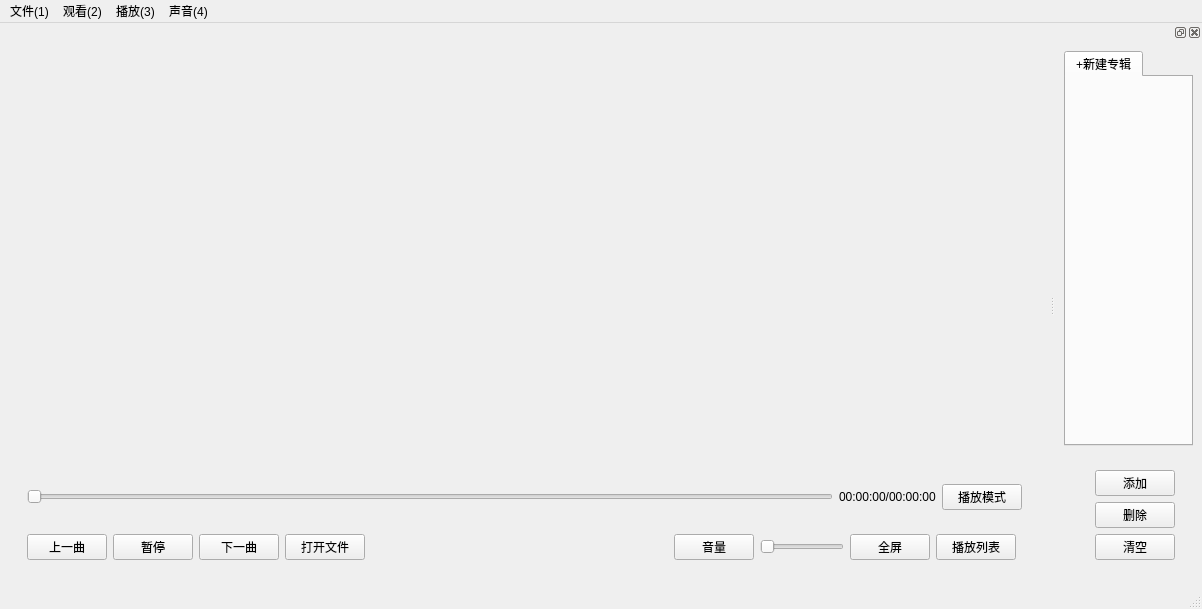
<?xml version="1.0" encoding="UTF-8"?>
<ui version="4.0">
 <class>MainWindow</class>
 <widget class="QMainWindow" name="MainWindow">
  <property name="geometry">
   <rect>
    <x>0</x>
    <y>0</y>
    <width>1202</width>
    <height>609</height>
   </rect>
  </property>
  <property name="windowTitle">
   <string>MainWindow</string>
  </property>
  <widget class="QWidget" name="centralwidget">
   <layout class="QVBoxLayout" name="verticalLayout">
    <item>
     <widget class="MyVideoWidget" name="videowidget" native="true">
      <property name="sizePolicy">
       <sizepolicy hsizetype="Preferred" vsizetype="Preferred">
        <horstretch>0</horstretch>
        <verstretch>3</verstretch>
       </sizepolicy>
      </property>
      <layout class="QVBoxLayout" name="verticalLayout_2"/>
     </widget>
    </item>
    <item>
     <widget class="QLabel" name="label_3">
      <property name="sizePolicy">
       <sizepolicy hsizetype="Preferred" vsizetype="Preferred">
        <horstretch>0</horstretch>
        <verstretch>3</verstretch>
       </sizepolicy>
      </property>
      <property name="text">
       <string/>
      </property>
      <property name="alignment">
       <set>Qt::AlignCenter</set>
      </property>
     </widget>
    </item>
    <item>
     <widget class="QWidget" name="widget_3" native="true">
      <property name="sizePolicy">
       <sizepolicy hsizetype="Preferred" vsizetype="Fixed">
        <horstretch>0</horstretch>
        <verstretch>1</verstretch>
       </sizepolicy>
      </property>
      <layout class="QGridLayout" name="gridLayout">
       <item row="0" column="0" colspan="2">
        <widget class="QWidget" name="widget_4" native="true">
         <layout class="QHBoxLayout" name="horizontalLayout_2">
          <item>
           <widget class="MySlider" name="horizontalSlider">
            <property name="orientation">
             <enum>Qt::Horizontal</enum>
            </property>
           </widget>
          </item>
          <item>
           <widget class="QLabel" name="label">
            <property name="text">
             <string>00:00:00/00:00:00</string>
            </property>
           </widget>
          </item>
          <item>
           <widget class="Mybutton" name="playmodebtn">
            <property name="toolTip">
             <string>播放模式</string>
            </property>
            <property name="text">
             <string>播放模式</string>
            </property>
           </widget>
          </item>
         </layout>
        </widget>
       </item>
       <item row="3" column="0">
        <widget class="QWidget" name="widget_2" native="true">
         <property name="sizePolicy">
          <sizepolicy hsizetype="Preferred" vsizetype="Preferred">
           <horstretch>4</horstretch>
           <verstretch>0</verstretch>
          </sizepolicy>
         </property>
         <layout class="QHBoxLayout" name="horizontalLayout">
          <item>
           <widget class="Mybutton" name="Prebtn">
            <property name="enabled">
             <bool>true</bool>
            </property>
            <property name="mouseTracking">
             <bool>false</bool>
            </property>
            <property name="toolTip">
             <string>上一文件</string>
            </property>
            <property name="text">
             <string>上一曲</string>
            </property>
            <property name="default">
             <bool>false</bool>
            </property>
            <property name="flat">
             <bool>false</bool>
            </property>
           </widget>
          </item>
          <item>
           <widget class="Mybutton" name="Playbtn">
            <property name="toolTip">
             <string>播放/暂停</string>
            </property>
            <property name="text">
             <string>暂停</string>
            </property>
           </widget>
          </item>
          <item>
           <widget class="Mybutton" name="Nextbtn">
            <property name="toolTip">
             <string>下一文件</string>
            </property>
            <property name="text">
             <string>下一曲</string>
            </property>
           </widget>
          </item>
          <item>
           <widget class="Mybutton" name="Openbtn">
            <property name="toolTip">
             <string>打开文件</string>
            </property>
            <property name="text">
             <string>打开文件</string>
            </property>
           </widget>
          </item>
          <item>
           <spacer name="horizontalSpacer">
            <property name="orientation">
             <enum>Qt::Horizontal</enum>
            </property>
            <property name="sizeType">
             <enum>QSizePolicy::Expanding</enum>
            </property>
            <property name="sizeHint" stdset="0">
             <size>
              <width>115</width>
              <height>20</height>
             </size>
            </property>
           </spacer>
          </item>
          <item>
           <widget class="Mybutton" name="volumebtn">
            <property name="toolTip">
             <string>音量</string>
            </property>
            <property name="text">
             <string>音量</string>
            </property>
           </widget>
          </item>
          <item>
           <widget class="QSlider" name="VolumeSlider">
            <property name="sizePolicy">
             <sizepolicy hsizetype="Fixed" vsizetype="Fixed">
              <horstretch>0</horstretch>
              <verstretch>0</verstretch>
             </sizepolicy>
            </property>
            <property name="toolTip">
             <string/>
            </property>
            <property name="orientation">
             <enum>Qt::Horizontal</enum>
            </property>
           </widget>
          </item>
          <item>
           <widget class="Mybutton" name="Fullscreenbtn">
            <property name="sizePolicy">
             <sizepolicy hsizetype="Minimum" vsizetype="Fixed">
              <horstretch>0</horstretch>
              <verstretch>0</verstretch>
             </sizepolicy>
            </property>
            <property name="toolTip">
             <string>全屏</string>
            </property>
            <property name="text">
             <string>全屏</string>
            </property>
           </widget>
          </item>
          <item>
           <widget class="Mybutton" name="Playlistbtn">
            <property name="toolTip">
             <string>播放列表</string>
            </property>
            <property name="text">
             <string>播放列表</string>
            </property>
           </widget>
          </item>
         </layout>
        </widget>
       </item>
      </layout>
     </widget>
    </item>
   </layout>
  </widget>
  <widget class="QMenuBar" name="menubar">
   <property name="geometry">
    <rect>
     <x>0</x>
     <y>0</y>
     <width>1202</width>
     <height>26</height>
    </rect>
   </property>
   <widget class="QMenu" name="menu">
    <property name="title">
     <string>文件(1)</string>
    </property>
    <addaction name="openfile"/>
    <addaction name="inf"/>
    <addaction name="close"/>
   </widget>
   <widget class="QMenu" name="menu_2">
    <property name="title">
     <string>观看(2)</string>
    </property>
    <addaction name="fullscreen"/>
    <addaction name="separator"/>
    <addaction name="playlist"/>
    <addaction name="preview_switch"/>
   </widget>
   <widget class="QMenu" name="menu_3">
    <property name="title">
     <string>播放(3)</string>
    </property>
    <widget class="QMenu" name="menu_4">
     <property name="title">
      <string>播放速度</string>
     </property>
     <addaction name="normal"/>
     <addaction name="speedup"/>
     <addaction name="slowdown"/>
     <addaction name="speed2x"/>
     <addaction name="speed4x"/>
     <addaction name="speed8x"/>
    </widget>
    <addaction name="play"/>
    <addaction name="separator"/>
    <addaction name="preplay"/>
    <addaction name="nextplay"/>
    <addaction name="separator"/>
    <addaction name="menu_4"/>
    <addaction name="minus1_frame"/>
    <addaction name="plus1_frame"/>
    <addaction name="minus5_frame"/>
    <addaction name="plus5_frame"/>
   </widget>
   <widget class="QMenu" name="menu_5">
    <property name="title">
     <string>声音(4)</string>
    </property>
    <addaction name="muted"/>
    <addaction name="separator"/>
    <addaction name="volup"/>
    <addaction name="voldown"/>
   </widget>
   <addaction name="menu"/>
   <addaction name="menu_2"/>
   <addaction name="menu_3"/>
   <addaction name="menu_5"/>
  </widget>
  <widget class="QStatusBar" name="statusbar"/>
  <widget class="QDockWidget" name="PlaylistWidget">
   <property name="allowedAreas">
    <set>Qt::RightDockWidgetArea</set>
   </property>
   <attribute name="dockWidgetArea">
    <number>2</number>
   </attribute>
   <widget class="QWidget" name="dockWidgetContents_2">
    <layout class="QVBoxLayout" name="verticalLayout_3">
     <item>
      <widget class="QTabWidget" name="tabWidget">
       <property name="contextMenuPolicy">
        <enum>Qt::CustomContextMenu</enum>
       </property>
       <property name="currentIndex">
        <number>0</number>
       </property>
       <property name="elideMode">
        <enum>Qt::ElideLeft</enum>
       </property>
       <widget class="QWidget" name="tab">
        <attribute name="title">
         <string>+新建专辑</string>
        </attribute>
       </widget>
      </widget>
     </item>
     <item>
      <widget class="QWidget" name="widget_5" native="true">
       <layout class="QHBoxLayout" name="horizontalLayout_3">
        <item>
         <widget class="QLabel" name="label_2">
          <property name="sizePolicy">
           <sizepolicy hsizetype="Preferred" vsizetype="Preferred">
            <horstretch>0</horstretch>
            <verstretch>0</verstretch>
           </sizepolicy>
          </property>
          <property name="text">
           <string/>
          </property>
         </widget>
        </item>
        <item>
         <widget class="QWidget" name="widget" native="true">
          <layout class="QVBoxLayout" name="verticalLayout_4">
           <item>
            <widget class="QPushButton" name="Addsourcebtn">
             <property name="toolTip">
              <string>添加单个或多个文件到专辑</string>
             </property>
             <property name="text">
              <string>添加</string>
             </property>
            </widget>
           </item>
           <item>
            <widget class="QPushButton" name="Delsourcebtn">
             <property name="toolTip">
              <string>删除专辑里单个文件</string>
             </property>
             <property name="text">
              <string>删除</string>
             </property>
            </widget>
           </item>
           <item>
            <widget class="QPushButton" name="ClearAllbtn">
             <property name="toolTip">
              <string>清空专辑文件</string>
             </property>
             <property name="text">
              <string>清空</string>
             </property>
            </widget>
           </item>
          </layout>
         </widget>
        </item>
       </layout>
      </widget>
     </item>
    </layout>
   </widget>
  </widget>
  <action name="openfile">
   <property name="text">
    <string>打开文件</string>
   </property>
   <property name="shortcut">
    <string>Ctrl+O</string>
   </property>
  </action>
  <action name="close">
   <property name="text">
    <string>关闭</string>
   </property>
  </action>
  <action name="fullscreen">
   <property name="text">
    <string>全屏</string>
   </property>
   <property name="shortcut">
    <string>Ctrl+F</string>
   </property>
  </action>
  <action name="playlist">
   <property name="text">
    <string>播放列表</string>
   </property>
   <property name="shortcut">
    <string>Ctrl+L</string>
   </property>
  </action>
  <action name="play">
   <property name="text">
    <string>播放/暂停</string>
   </property>
   <property name="shortcut">
    <string>Space</string>
   </property>
  </action>
  <action name="preplay">
   <property name="text">
    <string>上一文件</string>
   </property>
   <property name="shortcut">
    <string>PgUp</string>
   </property>
  </action>
  <action name="nextplay">
   <property name="text">
    <string>下一文件</string>
   </property>
   <property name="shortcut">
    <string>PgDown</string>
   </property>
  </action>
  <action name="normal">
   <property name="text">
    <string>正常速度</string>
   </property>
  </action>
  <action name="speedup">
   <property name="text">
    <string>加速</string>
   </property>
  </action>
  <action name="slowdown">
   <property name="text">
    <string>减速</string>
   </property>
  </action>
  <action name="muted">
   <property name="text">
    <string>静音</string>
   </property>
   <property name="shortcut">
    <string>Ctrl+M</string>
   </property>
  </action>
  <action name="volup">
   <property name="text">
    <string>音量+</string>
   </property>
   <property name="shortcut">
    <string>Ctrl++</string>
   </property>
  </action>
  <action name="voldown">
   <property name="text">
    <string>音量-</string>
   </property>
   <property name="shortcut">
    <string>Ctrl+-</string>
   </property>
  </action>
  <action name="speed2x">
   <property name="text">
    <string>2倍速</string>
   </property>
  </action>
  <action name="speed4x">
   <property name="text">
    <string>4倍速</string>
   </property>
  </action>
  <action name="speed8x">
   <property name="text">
    <string>8倍速</string>
   </property>
  </action>
  <action name="actionzhuzhencaozuo">
   <property name="text">
    <string>zhuzhencaozuo</string>
   </property>
  </action>
  <action name="minus1_frame">
   <property name="text">
    <string>上1帧</string>
   </property>
  </action>
  <action name="plus1_frame">
   <property name="text">
    <string>下1帧</string>
   </property>
  </action>
  <action name="minus5_frame">
   <property name="text">
    <string>上5帧</string>
   </property>
  </action>
  <action name="plus5_frame">
   <property name="text">
    <string>下5帧</string>
   </property>
  </action>
  <action name="preview_switch">
   <property name="text">
    <string>开启/关闭视频预览</string>
   </property>
  </action>
  <action name="inf">
   <property name="text">
    <string>获取信息</string>
   </property>
   <property name="shortcut">
    <string>Ctrl+I</string>
   </property>
  </action>
 </widget>
 <customwidgets>
  <customwidget>
   <class>MySlider</class>
   <extends>QSlider</extends>
   <header>myslider.h</header>
  </customwidget>
  <customwidget>
   <class>MyVideoWidget</class>
   <extends>QWidget</extends>
   <header>myvideowidget.h</header>
   <container>1</container>
  </customwidget>
  <customwidget>
   <class>Mybutton</class>
   <extends>QPushButton</extends>
   <header>mybutton.h</header>
  </customwidget>
 </customwidgets>
 <resources/>
 <connections/>
</ui>
